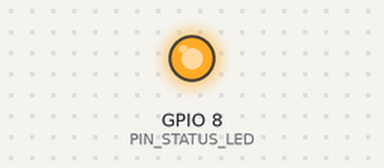
The sketch below on a simulated ESP32-C3. Parts: output pins drawn as LEDs (lit = HIGH). What the sketch prints to the serial monitor is not drawn.

Above: at 4.3 s.
Timing chart, 0 to 8.4 s (numbered marks = the images above):
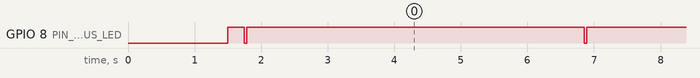

The sketch:

internal_temperature.ino
```cpp
// ============================================================================
// 1. ESP32-C3 SUPERMINI INTERNAL TEMPERATURE SENSOR - CONFIGURATION
// ============================================================================

// --- Pin Assignments & Hardware Configuration ---
const int PIN_STATUS_LED                      = 8;       // Onboard Blue Status LED (Active LOW on ESP32-C3)
const unsigned long TERMINAL_REFRESH_DELAY_MS = 5000;    // 5-second (5000ms) gap between terminal updates

// --- Thermal Threshold Constants (°C) ---
const float TEMP_NORMAL_MAX                   = 65.0f;   // Normal SoC operating temperature ceiling
const float TEMP_WARNING_MAX                  = 80.0f;   // Warning / elevated junction temperature threshold


// ============================================================================
// 2. HELPER & THERMAL EVALUATION FUNCTIONS
// ============================================================================

// Flashes the onboard blue LED for visual heartbeat
void pulseLed(int durationMs = 40) {
    digitalWrite(PIN_STATUS_LED, LOW);   // ON (active low)
    delay(durationMs);
    digitalWrite(PIN_STATUS_LED, HIGH);  // OFF
}

// Converts Celsius to Fahrenheit
float celsiusToFahrenheit(float tempC) {
    return (tempC * 1.8f) + 32.0f;
}

// Evaluates the thermal state of the ESP32-C3 silicon die
const char* evaluateDieThermalState(float tempC) {
    if (tempC < 30.0f) {
        return "❄️ Cool / Low Core Load";
    } else if (tempC <= TEMP_NORMAL_MAX) {
        return "🟢 Nominal / Healthy Operating Temperature";
    } else if (tempC <= TEMP_WARNING_MAX) {
        return "⚠️ Warm / Heavy Processing Load (Within Spec)";
    } else {
        return "🔥 Hot / Thermal Throttling Zone (Inspect Heat Dissipation)";
    }
}


// ============================================================================
// 3. SYSTEM INITIALIZATION
// ============================================================================

void setup() {
    Serial.begin(115200);
    delay(1500); // Allow native USB-CDC to initialize

    pinMode(PIN_STATUS_LED, OUTPUT);
    digitalWrite(PIN_STATUS_LED, HIGH); // OFF initially

    Serial.println("======================================================================");
    Serial.println("     ESP32-C3 SUPERMINI IN-BUILT SILICON DIE TEMPERATURE TEST         ");
    Serial.println("======================================================================");
    Serial.println("Sensor Architecture    : Integrated On-Die Bandgap Thermal Sensor");
    Serial.println("Microcontroller        : ESP32-C3 Single-Core RISC-V @ 160MHz");
    Serial.println("Wiring / External Pins : None (Internal Silicon Core)");
    Serial.print("Normal Temp Threshold  : < "); Serial.print(TEMP_NORMAL_MAX, 1); Serial.println(" °C");
    Serial.print("Warning Temp Threshold : > "); Serial.print(TEMP_WARNING_MAX, 1); Serial.println(" °C");
    Serial.print("Status Refresh Gap     : "); Serial.print(TERMINAL_REFRESH_DELAY_MS); Serial.println(" ms (5 sec)");
    Serial.println("======================================================================");

    // Initial settling time for on-chip thermal sensor
    delay(200);
}


// ============================================================================
// 4. MAIN EXECUTION LOOP (5-SECOND INTERVAL)
// ============================================================================

void loop() {
    // 1. Read the on-chip silicon die temperature using ESP32 Arduino Core HAL API
    float chipTempC = temperatureRead();
    float chipTempF = celsiusToFahrenheit(chipTempC);

    // 2. Pulse onboard status LED on each sampling cycle
    pulseLed(40);

    // 3. Output formatted diagnostic metrics to Serial Monitor
    Serial.println("┌────────────────── ON-CHIP DIE TEMPERATURE REPORT ──────────────────┐");
    Serial.printf("│ Temperature (Celsius)    : %6.2f °C                                │\n", chipTempC);
    Serial.printf("│ Temperature (Fahrenheit) : %6.2f °F                                │\n", chipTempF);
    Serial.printf("│ Thermal Health Status    : %-39s │\n", evaluateDieThermalState(chipTempC));
    Serial.printf("│ CPU Operating Frequency  : %3u MHz                                   │\n", getCpuFrequencyMhz());
    Serial.printf("│ Free Heap Memory         : %6u bytes                               │\n", ESP.getFreeHeap());
    Serial.printf("│ System Uptime            : %6lu seconds                             │\n", millis() / 1000);
    Serial.println("└────────────────────────────────────────────────────────────────────┘\n");

    // 4. Wait 5 seconds before next polling cycle
    delay(TERMINAL_REFRESH_DELAY_MS);
}
```

Measured:
- by itself, GPIO 8 (PIN_STATUS_LED): alternates HIGH for 5.1 s and LOW for 0.04 s
